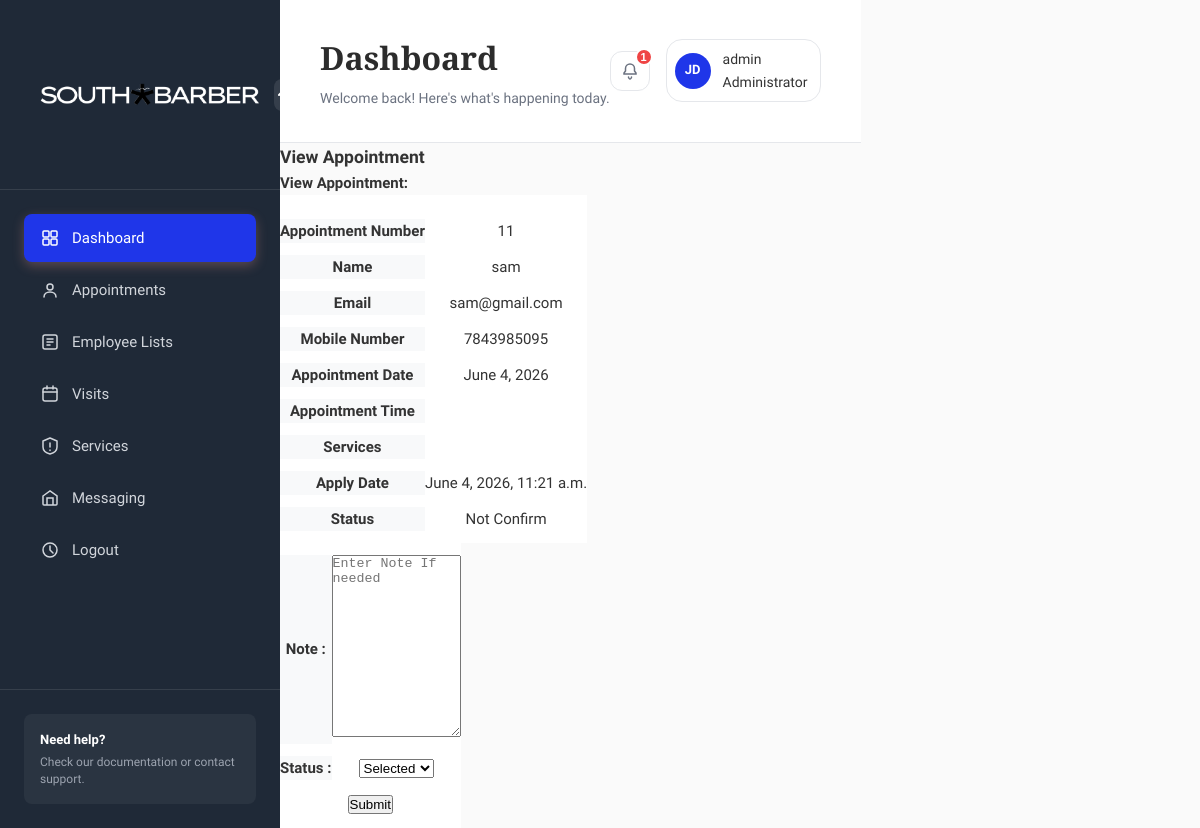
/adminsection/viewappointment/11/ (signed in), run on the app's committed database.
### adminsection/models.py (models this page shows, shortened)
class User(AbstractUser):
    ROLE_CHOICES = (
        ('ADMIN', 'Admin'),
        ('MANAGER', 'Manager'),
        ('EMPLOYEE', 'Employee'),
        ('CUSTOMER', 'Customer'),
    )
    Role = models.CharField(max_length=20, choices=ROLE_CHOICES)
    Store = models.ForeignKey(Store, on_delete=models.SET_NULL, null=True, blank=True)

### parlour/models.py (models this page shows, shortened)
class Appointment(models.Model):
    Store = models.ForeignKey(Store, on_delete=models.CASCADE)
    Name = models.CharField(max_length=50)
    Email = models.EmailField()
    PhoneNumber = models.CharField(max_length=11)
    Service = models.ForeignKey(Service, on_delete=models.CASCADE)
    Note = models.TextField(blank=True)
    AppointmentDate = models.DateField()
    AppointmentTime = models.TimeField()
    ApplyDate = models.DateTimeField(auto_now_add=True)
    RemarkDate = models.DateTimeField(auto_now=True)
    AppointmentNumber = models.IntegerField(null=True, blank=True)
    REMARK_CHOICES = (
        ('1', 'Accepted'),
        ('0', 'Rejected'),
    )
    Remark = models.CharField(max_length=1, choices=REMARK_CHOICES, blank=True)

### adminsection/views.py (the view)
# urls.py: path('viewappointment/<int:id>/', views.viewappointment, name='viewappointment'),
@staff_member_required
def viewappointment(request, id):
    Appointments = get_object_or_404(Appointment, id=id)
    form = AppointmentUpdateForm(request.POST or None, instance=Appointments)
    if request.method == 'POST':
        if form.is_valid():
            form.save()
    context = {
        'Appointment': Appointments,
        'form': form
    }
    return render(request, 'adminsection/view-appointment.html', context)

### adminsection/forms.py (shortened to what this page needs)
class AppointmentUpdateForm(forms.ModelForm):
    Note = forms.CharField(widget=forms.TextInput(attrs={'placeholder': 'Enter Note If needed'}))
    class Meta:
        model=Appointment
        fields =[
            'Note',
            'Remark',
        ]

### templates/adminsection/view-appointment.html (shortened to what this page needs)
{% extends 'adminsection/base.html' %}
{% load static %}
{% block content %}
<div id="page-wrapper">
  <div class="main-page">
    <div class="tables">
      <h3 class="title1">View Appointment</h3>
      <div class="table-responsive bs-example widget-shadow">
        <h4>View Appointment:</h4>
        <table class="table table-bordered">
          <tr>
          <tr>
            <th>Appointment Number</th>
            <td>{{ Appointment.id}}</td>
          </tr>
          <tr>
            <th>Name</th>
            <td>{{ Appointment.Name}}</td>
          </tr>
          <tr>
            <th>Email</th>
            <td>{{ Appointment.Email }}</td>
          </tr>
          <tr>
            <th>Mobile Number</th>
            <td>{{ Appointment.PhoneNumber }}</td>
          </tr>
          <tr>
            <th>Appointment Date</th>
            <td>{{ Appointment.AppointmentDate }}</td>
          </tr>
          <tr>
            <th>Appointment Time</th>
            <td>{{ Appointment.AppointmentTine|date:"H i A"}}</td>
          </tr>
          <tr>
            <th>Services</th>
              <td>
              </td>
          </tr>
          <tr>
            <th>Apply Date</th>
            <td>{{ Appointment.ApplyDate }}</td>
          </tr>
          <tr>
            <th>Status</th>
            <td>
              {% if Appointment.Remark %}
                {% if Appointment.Remark == '1' %}
                     Accected
                {% else %}
                    Rejected
                {% endif %}
              {% else %}
                  Not Confirm
              {% endif %}
            </td>
          </tr>
        </table>
        <table class="table table-bordered">
          {% if not Appointment.Remark %}
          <form name="submit" method="POST" enctype="multipart/form-data">
            {% for field in form %}
            {% if field.name == 'Remark' %}
            <tr>
              <th>Status :</th>
              <td>
                <select name="Remark" class="form-control wd-450" required="true">
                  <option value="1" selected="true">Selected</option>
                </select>
              </td>
            </tr>
            {% else %}
            <tr>
              <th>Note :</th>
              <td>
                <textarea name="{{ field.name }}" placeholder="{{ field.field.widget.attrs.placeholder }}" rows="12"
                  cols="14" class="form-control wd-450"></textarea>
              </td>
            </tr>
            {% endif %}
            {% endfor %}
            <tr align="center">
              <td colspan="2"><button type="submit" name="submit" class="btn btn-az-primary pd-x-20">Submit</button>
              </td>
            </tr>
          </form>
        </table>
        {% endif %}
      </div>
    </div>
  </div>
</div>
{% endblock %}

### templates/adminsection/base.html (shortened to what this page needs)
{% load static %}
<!DOCTYPE html>
<html lang="en">
<head>
    <link rel="stylesheet" href="{% static 'css/styles.css' %}">
    <link rel="stylesheet" href="https://cdnjs.cloudflare.com/ajax/libs/font-awesome/6.0.0/css/all.min.css">
</head>
<body>
    <html class="app-container">
        <aside class="sidebar">
            <div class="sidebar-header">
                <div class="logo">
                    <img src="{% static 'images/SOUTH BARBER LOGO.png' %}" alt="South Barber Logo" style="width:250px; height:125px;">
                </div>
                <button class="sidebar-toggle">
                    <svg width="20" height="20" viewBox="0 0 20 20" fill="none">
                        <path d="M15 10L10 5L5 10" stroke="currentColor" stroke-width="2" stroke-linecap="round"/>
                    </svg>
                </button>
            </div>
            <nav class="sidebar-nav">
                <a href="{% url 'dashboard' %}" class="nav-item active">
                    <span>Dashboard</span>
                </a>
                <a href="{% url 'allappointment' %}" class="nav-item">
                    <svg width="20" height="20" viewBox="0 0 20 20" fill="none">
                        <circle cx="10" cy="7" r="3" stroke="currentColor" stroke-width="1.5"/>
                        <path d="M4 17C4 14 6.5 12 10 12C13.5 12 16 14 16 17" stroke="currentColor" stroke-width="1.5" stroke-linecap="round"/>
                    </svg>
                    <span>Appointments</span>
                </a>
                <a href="{% url 'employeelist' %}" class="nav-item">
                    <svg width="20" height="20" viewBox="0 0 20 20" fill="none">
                        <rect x="3" y="3" width="14" height="14" rx="2" stroke="currentColor" stroke-width="1.5"/>
                        <path d="M7 7H13M7 10H13M7 13H10" stroke="currentColor" stroke-width="1.5" stroke-linecap="round"/>
                    </svg>
                    <span>Employee Lists</span>
                </a>
                <a href="{% url 'customerlist' %}" class="nav-item">
                    <svg width="20" height="20" viewBox="0 0 20 20" fill="none">
                        <rect x="3" y="4" width="14" height="13" rx="2" stroke="currentColor" stroke-width="1.5"/>
                        <path d="M7 2V5M13 2V5M3 8H17" stroke="currentColor" stroke-width="1.5" stroke-linecap="round"/>
                    </svg>
                    <span>Visits</span>
                </a>
                <a href="{% url 'manageservices' %}" class="nav-item">
                    <svg width="20" height="20" viewBox="0 0 20 20" fill="none">
                        <path d="M3 5L10 2L17 5V11C17 14.5 14 17 10 18C6 17 3 14.5 3 11V5Z" stroke="currentColor" stroke-width="1.5" stroke-linejoin="round"/>
                        <path d="M10 7V11M10 14V14.5" stroke="currentColor" stroke-width="1.5" stroke-linecap="round"/>
                    </svg>
                    <span>Services</span>
                </a>
                <a href="#" class="nav-item">
                    <svg width="20" height="20" viewBox="0 0 20 20" fill="none">
                        <path d="M3 8L10 3L17 8V16C17 16.5 16.5 17 16 17H4C3.5 17 3 16.5 3 16V8Z" stroke="currentColor" stroke-width="1.5"/>
                        <path d="M13 17V10H7V17" stroke="currentColor" stroke-width="1.5"/>
                    </svg>
                    <span>Messaging</span>
                </a>
                <a href="{% url 'logout' %}" class="nav-item">
                    <svg width="20" height="20" viewBox="0 0 20 20" fill="none">
                        <circle cx="10" cy="10" r="7" stroke="currentColor" stroke-width="1.5"/>
                        <path d="M10 6V10L13 13" stroke="currentColor" stroke-width="1.5" stroke-linecap="round"/>
                    </svg>
                    <span>Logout</span>
                </a>
            </nav>
            <div class="sidebar-footer">
                <div class="help-section">
                    <p class="help-title">Need help?</p>
                    <p class="help-text">Check our documentation or contact support.</p>
                </div>
            </div>
        </aside>
        <main class="main-content">
            <header class="header">
                <div class="header-left">
                    <h1 class="page-title">Dashboard</h1>
                    <p class="page-subtitle">Welcome back! Here's what's happening today.</p>
                </div>
                <div class="header-right">
                    <button class="notification-btn">
                        <svg width="20" height="20" viewBox="0 0 20 20" fill="none">
                            <path d="M10 3C7.5 3 5.5 5 5.5 7.5V10L4 12V13H16V12L14.5 10V7.5C14.5 5 12.5 3 10 3Z" stroke="currentColor" stroke-width="1.5"/>
                            <path d="M8.5 16C8.5 17 9.5 18 10 18C10.5 18 11.5 17 11.5 16" stroke="currentColor" stroke-width="1.5" stroke-linecap="round"/>
                        </svg>
                        <span class="notification-badge">1</span>
                    </button>
                    <div class="user-menu">
                        {% if request.user.is_authenticated %}
                        <div class="user-avatar">JD</div>
                        <span class="user-name">
                            <p>{{ user.username }}</p>
                            {% if request.user.is_superuser %}
                            <span>Administrator </span>
                            {% else %}
                            <span>Staff</span>
                            {% endif %}
                                </span>
                        </div>
                        {% endif %}
                </div>
            </header>
            {% block content %}
            {% endblock %}
    </main>
</html>

### data on the page
User: username "admin"
Appointment: id "11", Name "sam", Email "sam@gmail.com", PhoneNumber "7843985095", AppointmentDate "June 4, 2026", ApplyDate "June 4, 2026, 11:21 a.m."
